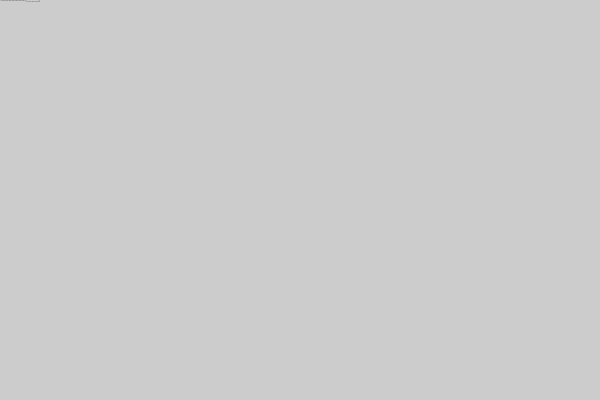
Frame 1 (no input)
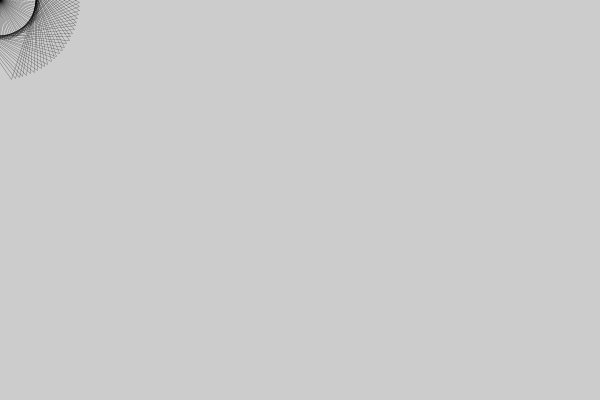
Frame 60 (the mouse pressed at the canvas centre just before this capture)
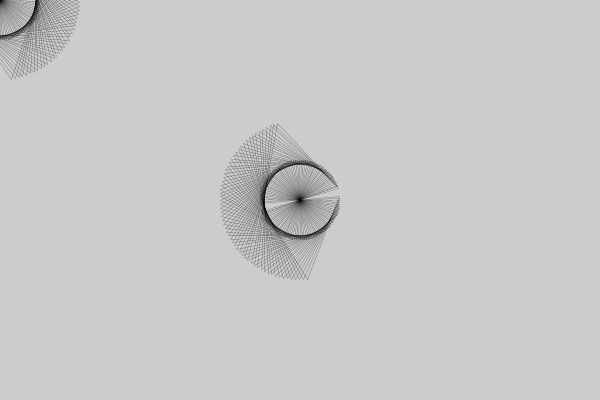
Frame 120 (the mouse held since frame 60 and released just before this capture)

The Processing sketch that drew these frames (run headless with seeded random() and noise(); from frame 60 on, the mouse is pressed at the canvas centre):

// Processing sketch: sketch_10ProcessingSegundaSesion
// ── sketch_10ProcessingSegundaSesion.pde

float radius = 100; 
int centX = 250; 
int centY = 150;

void setup(){
  
  size(600,400);
  strokeWeight(0.1);

}


void draw(){
  
  pushMatrix();
  // move the origin to the pivot point
  translate(mouseX, mouseY); 
  
  // rotate the grid
  rotate(frameCount / 20.0);
  //scale
  scale(2.0);
  
  // and draw the square at the origin
  noFill();
  triangle(0-20,0,0,0-40,0+20,0);
  popMatrix();
  
  
  //old way to draw a circle
  /*ellipse(centX,centY,radius*2,radius*2);
  
  stroke(20, 50, 70);
  float x, y;
  float lastx = -999;
  float lasty = -999;
  for (float ang = 0; ang <= 360; ang += 5) {
      float rad = radians(ang);
      x = centX + (radius * cos(rad)); 
      y = centY + (radius * sin(rad)); 
      point(x,y);
}*/
  

}
